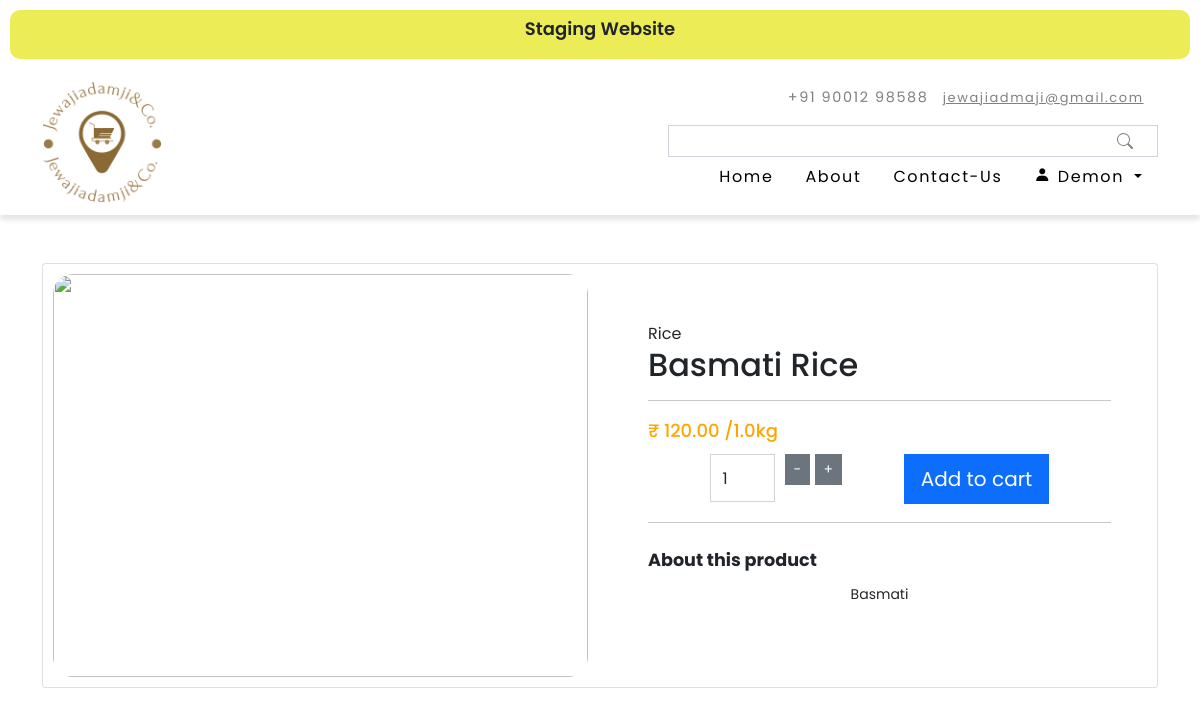
Page /product/1/ (signed in) on the committed database.
### groceryapp/models.py (models this page shows, shortened)
class Customer(models.Model):
    email = models.EmailField(unique=True)
    password= models.CharField(max_length=100)
    mobile_number = models.CharField(max_length=15)
    first_name = models.CharField(max_length=50)
    last_name = models.CharField(max_length=50)
    address = models.TextField(blank=True)
    is_active = models.BooleanField(default=True)

class Product(models.Model):
    image_url = models.URLField(blank=True, null=True)
    category = models.ForeignKey(Category, on_delete=models.CASCADE,blank=True)
    title = models.CharField(max_length=255)
    price = models.DecimalField(max_digits=10, decimal_places=2)
    description = models.TextField()
    active = models.BooleanField(default=True)
    qty = models.FloatField(default=0)
    unit = models.ForeignKey(Unit, on_delete=models.CASCADE,blank=True)

class Category(models.Model):
    name = models.CharField(max_length=100)
    def __str__(self):
        return self.name

class Unit(models.Model):
    name = models.CharField(max_length=100,blank=True)
    def __str__(self):
         return self.name

### groceryapp/views.py (the view, shortened to what this page needs)
# urls.py: path('product/<int:product_id>/', views.product_view, name='product_view'),
def product_view(request, product_id):
    customer_id = request.session.get('customer_id')
    if customer_id:
        customer=Customer.objects.get(id=customer_id)
    else:
        customer=None
    product = get_object_or_404(Product, pk=product_id)
    paras={'customer':customer,'product': product}
    cart = request.session.get('cart', [])  # Retrieve cart from session or an empty list if not present
    paras = {'customer': customer, 'product': product, 'cart': cart}
    return render(request, 'productview.html', paras)

### groceryapp/templates/productview.html (shortened to what this page needs)
{% extends 'base.html' %}
{% load static %}
{% block content %}
<div class="container my-5">
    <div class="card details-card p-0">
        <div class="productper row">
            <div class="col-md-6 col-sm-12">
                <img class="img-fluid details-img" src="{{product.image_url}}" alt="">
            </div>
            <div class="col-md-6 col-sm-12 description-container p-5">
                <div class="main-description">
                    <p class="product-category mb-0">{{product.category}}</p>
                    <h3>{{product.title}}</h3>
                    <hr>
                    <p class="product-price">₹ {{product.price}} /{{product.qty}}{{product.unit}}</p>
                    <form style="display: flex; width: 100%;     justify-content: space-evenly;;" class="add-inputs" method="post">
                        <div class="quantity-controls">
                            <button type="button" class="btn btn-secondary btn-sm" onclick="changeQuantity(-1)">-</button>
                            <input type="number" class="form-control" id="cart_quantity" name="cart_quantity" value="1" min="1" max="10">
                            <button type="button" class="btn btn-secondary btn-sm" onclick="changeQuantity(1)">+</button>
                        </div>
                        <button name="add_to_cart" type="submit" class="btn btn-primary btn-lg">Add to cart</button>
                    </form>
                    <hr>
                    <p class="product-title mt-4 mb-1">About this product</p>
                    <p class="product-description mb-4">
                        {{product.description}}
                    </p>
                </div>
            </div>
        </div>
    </div>
{% endblock %}

### groceryapp/templates/base.html (shortened to what this page needs)
{% load static %}
<!doctype html>
<html lang="en">
  <head>
    <link href='https://unpkg.com/boxicons@2.1.4/css/boxicons.min.css' rel='stylesheet'>
    <link href="https://cdn.jsdelivr.net/npm/bootstrap@5.0.2/dist/css/bootstrap.min.css" rel="stylesheet">
    <link rel="stylesheet" href="{% static 'css/index.css' %}">
    <link rel="stylesheet" href="{% static  'css/navbar.css' %}">
  </head>
  <body>
    <div class="data">
        <div class="staging">
            <p > Staging Website</p>
        </div>
        </div>
    <nav class="navbar navbar-expand-md bg-body-tertiary">
        <div class="container-xl">
          <a style="color: black;" class="navbar-brand" href="/">
            <img style="width: 120px; height: 120px;" src="{% static 'images/jewajiadamjico-high-resolution-logo-transparent.png' %}" alt="">
          </a>
          <div class="collapse navbar-collapse" id="navbarSupportedContent">
            <ul class="navbar-nav ms-auto mb-2 mb-lg-0">
              <li class="nav-item">
                <a class="nav-link active" aria-current="page" href="/">Home</a>
              </li>
              <li class="nav-item">
                <a class="nav-link" href="/about">About</a>
              </li>
              <li class="nav-item">
                <a class="nav-link" href="/about">Contact-Us</a>
              </li>
              <li class="nav-item dropdown">
                <a class="nav-link dropdown-toggle" href="#" role="button" data-bs-toggle="dropdown" aria-expanded="false">
                  <i class='bx bxs-user'></i> {% if customer %}{{customer.first_name}} {% else %} Account {% endif %}
                </a>
              </li>
            </ul>
            <div class="search-and-icons">
              <form method="get" action="{% url 'product_search' %}">
                <input name="query" value="{{ query }}" class="form-control me-2" type="search" aria-label="Search">
              </form>
            </div>
            <div class="contact-info d-md-flex">
              <p>+91 90012 98588 </p>
              <p><a href="mailto:">jewajiadmaji@gmail.com</a></p>
            </div>
          </div>
        </div>
      </nav>
    {% block content %}
    {% endblock %}
  </body>
</html>

### groceryapp/static/css/index.css (style rules this page uses)
* { padding: 0%; margin: 0%; font-family: "Poppins", sans-serif; }
.data { max-width: 1200px; margin: 0 auto; padding: 10px; }
.staging { padding-top: 5px; padding-bottom: 1px; background-color: rgb(236, 236, 86); width: 100%; border-radius: 10px; }
.staging p { font-size: 18px; text-align: center; font-weight: 600; }
.product-description { font-size: 0.875rem; margin: 10px 0; text-align: center; }
.product-price { font-size: 1.125rem; font-weight: 500; margin: 10px 0; color: orange; }
.details-img { width: 100%; height: 100%; object-fit: contain; border-radius: 20px; }
.details-card { width: 100%; margin: auto; padding:0%; }
.productper { padding: 10px; }
.description-container { position: relative; }
.main-description h3 { font-size: 2rem; }
.add-inputs, .add-inputs input { float: left; margin-right: 10px; margin-bottom: 2px; }
.add-inputs button { border-radius: 0; }
.add-inputs input { height: 48px; width: 65px; border-radius: 0; }
.product-title { font-size: 1.1rem; font-weight: bold; }

### groceryapp/static/css/navbar.css (style rules this page uses)
.navbar { box-shadow: 0 5px 5px rgba(0, 0, 0, 0.1); }
.navbar .navbar-brand img { max-width: 100px; }
.navbar .navbar-nav .nav-link { color: #000; }
@media screen and (min-width: 1024px) { .navbar { letter-spacing: 0.1em; } }
@media screen and (min-width: 1024px) { .navbar .navbar-nav .nav-link { padding: 0.5em 1em; } }
@media screen and (min-width: 1024px) { .search-and-icons { width: 50%; } }
@media screen and (min-width: 1024px) { .search-and-icons form { flex: 1; } }
@media screen and (min-width: 768px) { .navbar .navbar-brand img { max-width: 7em; } }
@media screen and (min-width: 768px) { .navbar .navbar-collapse { display: flex; flex-direction: column-reverse; align-items: flex-end; } }
@media screen and (min-width: 768px) { .search-and-icons { display: flex; align-items: center; } }
.search-and-icons form input { border-radius: 0; height: 2em; }
.contact-info p, .contact-info a { font-size: 0.9em; padding-right: 1em; color: grey; }
.contact-info a { padding-right: 0; }

### rows in the picture
Customer: first_name "Demon"
Product: category "Rice", title "Basmati Rice", price "120.00", qty "1.0", unit "kg", description "Basmati"
